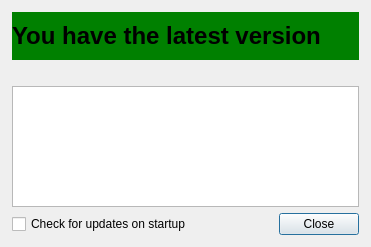
<?xml version="1.0" encoding="UTF-8"?>
<ui version="4.0">
 <class>UpdateDialog</class>
 <widget class="QDialog" name="UpdateDialog">
  <property name="geometry">
   <rect>
    <x>0</x>
    <y>0</y>
    <width>371</width>
    <height>247</height>
   </rect>
  </property>
  <property name="sizePolicy">
   <sizepolicy hsizetype="Preferred" vsizetype="Preferred">
    <horstretch>0</horstretch>
    <verstretch>0</verstretch>
   </sizepolicy>
  </property>
  <property name="minimumSize">
   <size>
    <width>371</width>
    <height>247</height>
   </size>
  </property>
  <property name="windowTitle">
   <string/>
  </property>
  <layout class="QGridLayout" name="gridLayout">
   <property name="leftMargin">
    <number>12</number>
   </property>
   <property name="topMargin">
    <number>12</number>
   </property>
   <property name="rightMargin">
    <number>12</number>
   </property>
   <property name="bottomMargin">
    <number>12</number>
   </property>
   <item row="0" column="0" colspan="5">
    <widget class="QLabel" name="versionLabel">
     <property name="sizePolicy">
      <sizepolicy hsizetype="Expanding" vsizetype="Fixed">
       <horstretch>0</horstretch>
       <verstretch>0</verstretch>
      </sizepolicy>
     </property>
     <property name="minimumSize">
      <size>
       <width>0</width>
       <height>48</height>
      </size>
     </property>
     <property name="font">
      <font>
       <pointsize>18</pointsize>
       <bold>true</bold>
      </font>
     </property>
     <property name="autoFillBackground">
      <bool>false</bool>
     </property>
     <property name="styleSheet">
      <string notr="true">QLabel {background-color: green; color : black} </string>
     </property>
     <property name="frameShadow">
      <enum>QFrame::Raised</enum>
     </property>
     <property name="text">
      <string>You have the latest version</string>
     </property>
    </widget>
   </item>
   <item row="2" column="0" colspan="5">
    <widget class="QPlainTextEdit" name="plainTextEdit">
     <property name="readOnly">
      <bool>true</bool>
     </property>
     <property name="plainText">
      <string/>
     </property>
    </widget>
   </item>
   <item row="3" column="3" colspan="2">
    <widget class="QPushButton" name="closeButton">
     <property name="sizePolicy">
      <sizepolicy hsizetype="Preferred" vsizetype="Fixed">
       <horstretch>0</horstretch>
       <verstretch>0</verstretch>
      </sizepolicy>
     </property>
     <property name="text">
      <string>Close</string>
     </property>
    </widget>
   </item>
   <item row="3" column="0" colspan="2">
    <widget class="QCheckBox" name="checkOnStartup">
     <property name="text">
      <string>Check for updates on startup</string>
     </property>
    </widget>
   </item>
   <item row="1" column="1">
    <widget class="QLabel" name="downloadLink">
     <property name="sizePolicy">
      <sizepolicy hsizetype="Expanding" vsizetype="Preferred">
       <horstretch>0</horstretch>
       <verstretch>0</verstretch>
      </sizepolicy>
     </property>
     <property name="text">
      <string/>
     </property>
     <property name="openExternalLinks">
      <bool>true</bool>
     </property>
     <property name="textInteractionFlags">
      <set>Qt::TextBrowserInteraction</set>
     </property>
    </widget>
   </item>
  </layout>
 </widget>
 <resources/>
 <connections/>
</ui>
